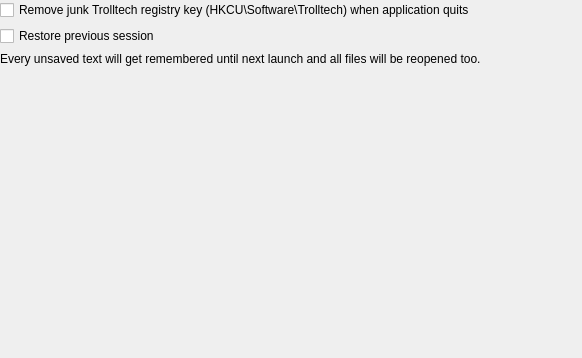
<?xml version="1.0" encoding="UTF-8"?>
<ui version="4.0">
 <class>SettingsGeneral</class>
 <widget class="QWidget" name="SettingsGeneral">
  <property name="geometry">
   <rect>
    <x>0</x>
    <y>0</y>
    <width>582</width>
    <height>358</height>
   </rect>
  </property>
  <layout class="QVBoxLayout" name="verticalLayout">
   <property name="leftMargin">
    <number>0</number>
   </property>
   <property name="topMargin">
    <number>0</number>
   </property>
   <property name="rightMargin">
    <number>0</number>
   </property>
   <property name="bottomMargin">
    <number>0</number>
   </property>
   <item>
    <widget class="QCheckBox" name="m_checkRemoveTrolltechJunk">
     <property name="text">
      <string>Remove junk Trolltech registry key (HKCU\Software\Trolltech) when application quits</string>
     </property>
    </widget>
   </item>
   <item>
    <widget class="QCheckBox" name="m_checkRestoreSession">
     <property name="text">
      <string>Restore previous session</string>
     </property>
    </widget>
   </item>
   <item>
    <widget class="QLabel" name="m_lblRestoreSession">
     <property name="text">
      <string>Every unsaved text will get remembered until next launch and all files will be reopened too.</string>
     </property>
     <property name="wordWrap">
      <bool>true</bool>
     </property>
     <property name="buddy">
      <cstring>m_checkRestoreSession</cstring>
     </property>
    </widget>
   </item>
   <item>
    <spacer name="verticalSpacer">
     <property name="orientation">
      <enum>Qt::Vertical</enum>
     </property>
     <property name="sizeHint" stdset="0">
      <size>
       <width>20</width>
       <height>255</height>
      </size>
     </property>
    </spacer>
   </item>
  </layout>
 </widget>
 <tabstops>
  <tabstop>m_checkRemoveTrolltechJunk</tabstop>
  <tabstop>m_checkRestoreSession</tabstop>
 </tabstops>
 <resources/>
 <connections/>
</ui>
